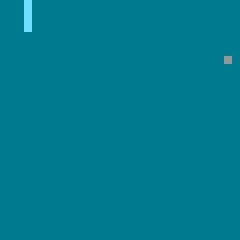
Frame 1 (no input)
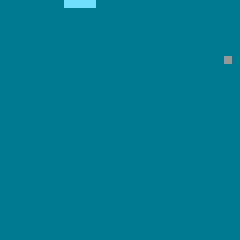
Frame 60 (the mouse pressed at the canvas centre just before this capture)
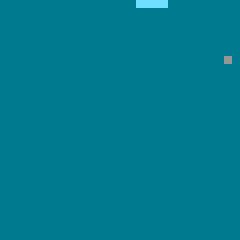
Frame 120 (the mouse held since frame 60 and released just before this capture)

The Processing sketch that drew these frames (run headless with seeded random() and noise(); from frame 60 on, the mouse is pressed at the canvas centre):

// Processing sketch: processing_154055
// ── processing_154055.pde


Player[] snake;
Food food;
int puntuacion;
int maxFood;
long lastTime;
int numCells;

void setup(){
  size(240,240);
  snake = new Player[100];
  food = new Food();
  reboot();  
}

void draw(){
  background(0,122,143);
  noStroke();

  for(int i=0; i<=numCells; i++)
    snake[i].display();
    snake[0].move();
    if(maxFood < food.getFoodEaten()){
      maxFood = food.getFoodEaten();
      numCells++;
      snake[numCells] = new Player(0,0,new PVector(0,0));
      snake[numCells].pos.x = snake[numCells-1].getPos().x;
      snake[numCells].pos.y = snake[numCells-1].getPos().y;  
    }
    
    //update restriction
    if ( millis() - lastTime > 100 ) {
          
      for(int i=numCells;i>0;i--){   
        snake[i].pos.x = snake[i-1].getPos().x;
        snake[i].pos.y = snake[i-1].getPos().y;
      }              
      lastTime = millis();
      snake[0].update();
    }

    food.display();
    food.update();
    if(snake[0].Colisiona(snake,numCells))
      reboot();
}

public void reboot(){
  //Global reset
  food.Clear(); 
  lastTime = millis();
  for(int i=0; i<=3; i++)
    snake[i] = new Player(3,i,new PVector(8,0));
  
  food = new Food(snake[0]);
  maxFood = food.getFoodEaten();
  numCells = maxFood+3;
}

class Food{
 PVector pos;
 Player snake;
 int nFood;
 
 public Food(){
   //Generic constructor for Food
   pos = new PVector(0,0);
 }
 
 public Food(Player snake){
   pos=new PVector(0,0);
   restore(); 
   this.snake = snake;
 }
 
 void display(){
   fill(150);
   rect(pos.x,pos.y,8,8); 
 }
 
 void update(){
   //Replace snake collide
   if((snake.getPos().x == pos.x) && (snake.getPos().y == pos.y)){
     restore();
     nFood++;
   }
 }
 
 private void restore(){
   pos.x = 8*int(random(0,width/8));
   pos.y = 8*int(random(0,height/8)); 
 }
 
 public int getFoodEaten(){
   return nFood;
 }
 
 public void Clear(){
   restore();
   nFood = 0;
 }
}

class Player{
 PVector pos;
 PVector vel;
 boolean r,l,u,d;
 
 public Player(float x, float y, PVector vel){
   pos = new PVector(8*x, 8*y);
   this.vel = vel;
 }
 
 void display(){
   fill(111,222,333);
   rect(pos.x,pos.y,8,8); 
 }
 
 void update(){   
   pos.add(vel);
 }
 
 void move(){
   if(keyPressed){
      if (keyCode == UP && !getDir().equals("d")) 
        vel.set(0,-8);
      if (keyCode == DOWN && !getDir().equals("u")) 
        vel.set(0,8);    
      if (keyCode == LEFT && !getDir().equals("r")) 
        vel.set(-8,0);
      if (keyCode == RIGHT && !getDir().equals("l")) 
        vel.set(8,0);
    }
 }
 
 public boolean Colisiona(Player[] p,int numCells){
   //screen limits
   if(pos.x<0 || pos.x>(width-8))
     return true;
   if(pos.y<0 || pos.y>(height-8))
     return true;
   //tail collision
   for(int i=1; i<numCells; i++)
     if((p[i].getPos().x == pos.x) && (p[i].getPos().y == pos.y))
       return true;
   return false;
 }
 
 public PVector getPos(){
   return pos;
 }
 
 public String getDir(){
   String dir="";
   if(vel.x == -8) dir="l";
   if(vel.x == 8) dir="r";
   if(vel.y == -8) dir="u";
   if(vel.y == 8) dir="d";
   return dir;
 }
}
